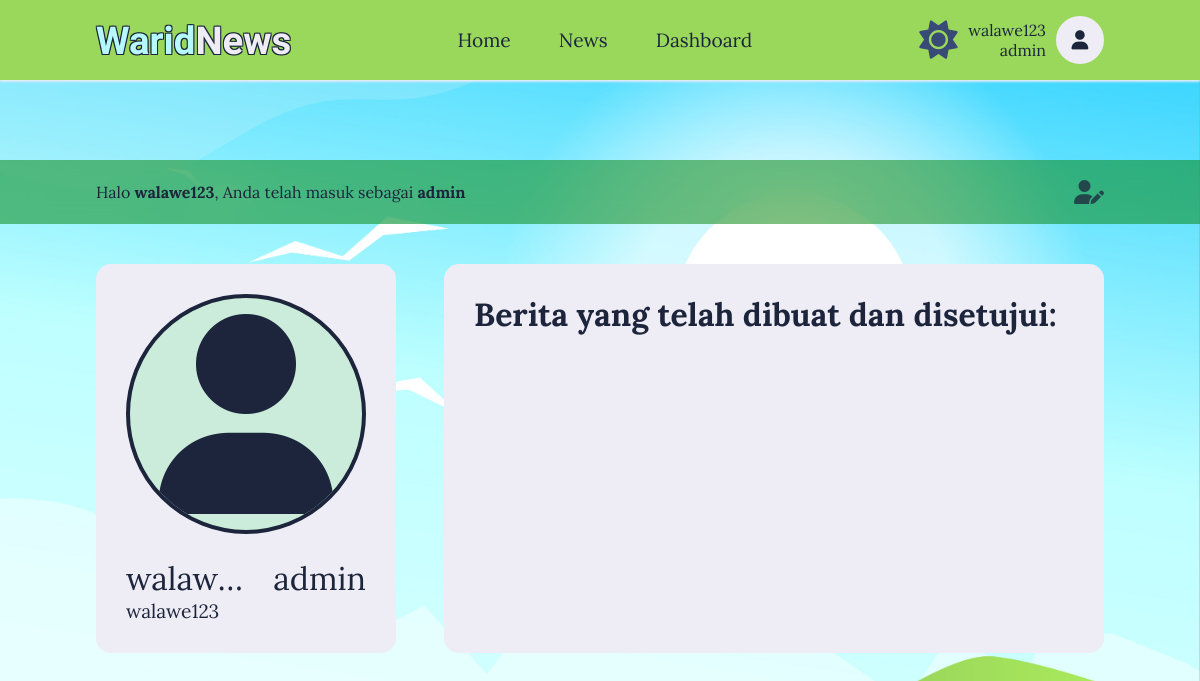
The app's page /?page=profile&role=admin&alert=success_signin (signed in) with its own data.
### tables this page shows
CREATE TABLE `user` (
  `id` int(10) NOT NULL,
  `username` varchar(30) NOT NULL,
  `password` varchar(30) NOT NULL,
  `nama` varchar(30) NOT NULL,
  `role` varchar(20) NOT NULL,
  `foto` varchar(50) NOT NULL,
  `verified` varchar(30) NOT NULL
);

### app/auth/auth.php (called while the page is built, shortened)
<?php
$user_is_signin = isset($_SESSION['username']) && isset($_SESSION['id']);
if ($user_is_signin) {
    $id = $_SESSION['id'];
}
?>

### index.php (called while the page is built)
<?php
    include "./assets/scripts/scripts.php";
?>

### assets/components/profile/profileNamaRole.php (the view)
<?php
    $data = mysqli_query($koneksi, "SELECT * FROM user WHERE id='$id'");
    if ($data) {
        while ($userIsi = mysqli_fetch_array($data)) {
?>
<h1>
    <span><?php echo $userIsi['nama'] ?></span>
    <span><?php echo $userIsi['role'] ?></span>
</h1>
<?php
        }
    }
?>

### assets/components/profile/profileFoto.php
<?php
    if (isset($_SESSION['username']) && isset($_SESSION['id'])) {
        $data = mysqli_query($koneksi, "SELECT * FROM user WHERE id='$id'");
        if ($data) {
            while ($userIsi = mysqli_fetch_array($data)) {
        ?>
        <?php if ($userIsi['foto'] == 'default') { ?>
            <div class="userIn"><i class="fa-solid fa-user"></i></div>
        <?php } else { ?>
            <img src="<?php echo $userDir.htmlspecialchars($userIsi['foto']); ?>" alt="Profile Picture" class="userIn">
        <?php } ?>
        <?php
            }
        } else {
            echo "<p>Error fetching user data.</p>";
        }
    }
?>

### assets/css/style.css (style rules this page uses)
* { box-sizing: border-box; text-decoration: none; font-family: var(--Lora); scroll-behavior: smooth; color: var(--color-1); }
:root { --Lora: 'Lora', serif; --Candal: 'Candal', serif; --text-3D: 1px 1px 2px var(--box-color), 2px 2px 2px var(--box-color), 3px 3px 2px var(--box-color); --box-color: rgba(0, 0, 0, 0.4); --color-1-brand: rgba(181, 249, 254, 1); --color-3-brand: rgb(238, 236, 245); --textStroke-brand: -1px -1px 0 rgba(28, 37, 59, 1), 1px -1px 0 rgba(28, 37, 59, 1), -1px 1px 0 rgba(28, 37, 59, 1), 1px 1px 0 rgba(28, 37, 59, 1); --fontSizeI: clamp(125px, 25vh, 500px); --fontSize1: clamp(24px, 4.8vh, 96px); --fontSizeSpan: clamp(20px, 4vh, 80px); --fontSize2: clamp(12px, 2.4vh, 48px); --fontSize3: clamp(10px, 2vh, 40px); --fontSize4: clamp(8px, 1.6vh, 32px); --fontSize5: clamp(6px, 1.2vh, 24px); --box-shadow: var(--color-3) 0px 1px 3px, var(--color-3) 0px 1px 2px; --bg: url("../images/bg-light.jpg"); --color-1: rgba(28, 37, 59, 1); --color-2: rgba(203, 236, 218, 1); --color-3: rgb(238, 236, 245); --color-4: rgba(154, 216, 92, 1); --color-5: rgba(251, 248, 211, .5); --textStroke: -1px -1px 0 var(--color-3), 1px -1px 0 var(--color-3), -1px 1px 0 var(--color-3), 1px 1px 0 var(--color-3); --brightness: brightness(90%); }
body { background: var(--bg); background-size: cover; background-repeat: no-repeat; margin: 0; padding: 0; }
header * { font-size: var(--fontSize2); }
.user-profile-card * { padding: 0; margin: 0; }
.user-profile-foto i { font-size: var(--fontSizeI); }
.user-profile-nama-role h1 { display: flex; flex-direction: row; justify-content: space-between; }
.user-profile-foto-container h1 span { font-size: var(--fontSizeSpan); font-weight: normal; max-width: 50%; overflow: hidden; white-space: nowrap; text-overflow: ellipsis; }

### records on screen
user: foto "default" (drawn), nama "walaw…", role "admin"

### other values on screen
$_SESSION['username'] "walawe123"
$_SESSION['role'] "admin"
